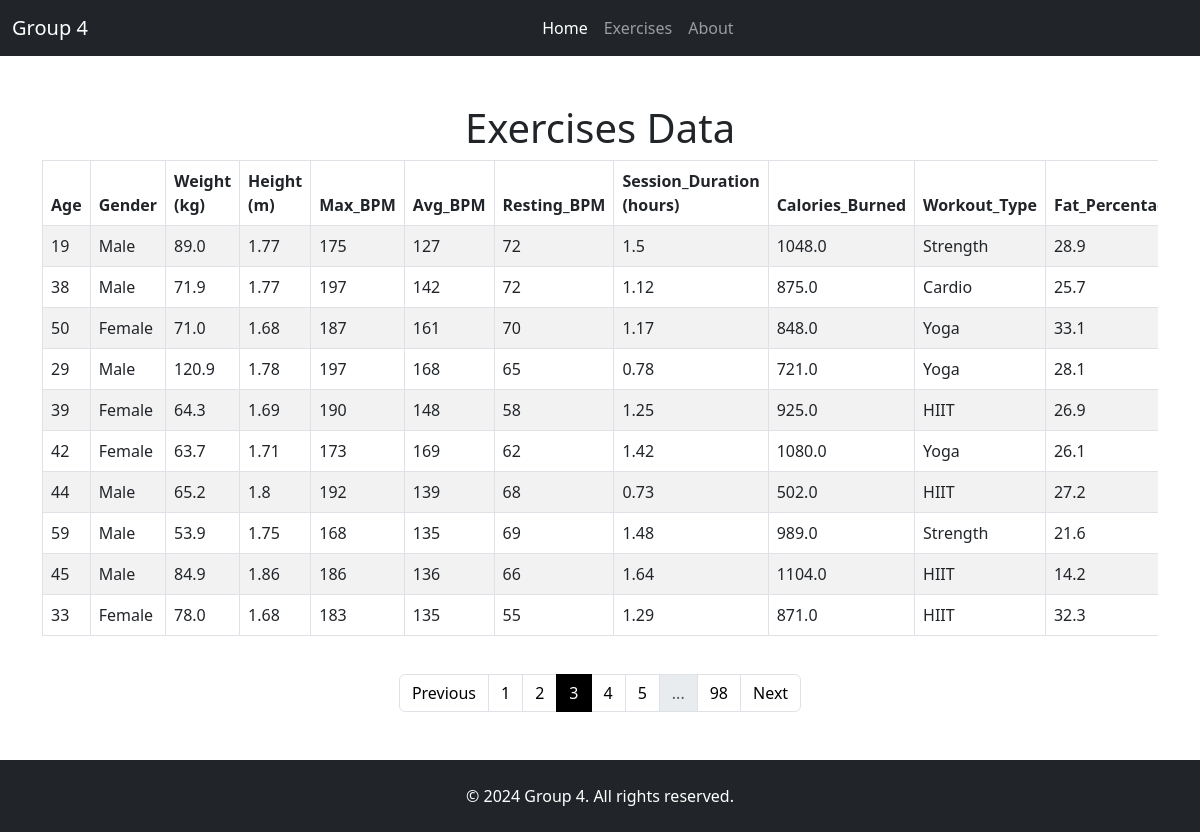
/?page=3, run on the app's committed database.
### tables this page shows
CREATE TABLE "exerices" (
"Age" INTEGER,
  "Gender" TEXT,
  "Weight (kg)" REAL,
  "Height (m)" REAL,
  "Max_BPM" INTEGER,
  "Avg_BPM" INTEGER,
  "Resting_BPM" INTEGER,
  "Session_Duration (hours)" REAL,
  "Calories_Burned" REAL,
  "Workout_Type" TEXT,
  "Fat_Percentage" REAL,
  "Water_Intake (liters)" REAL,
  "Workout_Frequency (days/week)" INTEGER,
  "Experience_Level" INTEGER,
  "BMI" REAL
);

### app.py (the view)
@app.route('/')
def index():
    page = int(request.args.get('page', 1))  # Get the current page number, default is 1
    per_page = 10  # Number of rows per page
    conn = get_db_connection()
    total_rows = conn.execute('SELECT COUNT(*) FROM exerices').fetchone()[0]
    total_pages = (total_rows + per_page - 1) // per_page  # Calculate total pages
    start = (page - 1) * per_page
    data = conn.execute('SELECT * FROM exerices LIMIT ? OFFSET ?', (per_page, start)).fetchall()
    conn.close()
    return render_template(
        'index.html',
        title="Home",
        data=data,
        page=page,
        total_pages=total_pages
    )

### app.py (called while the page is built)
def get_db_connection():
    conn = sqlite3.connect(DATABASE)
    conn.row_factory = sqlite3.Row
    return conn

### templates/index.html (shortened to what this page needs)
{% include 'header.html' %}
<div class="container mt-5">
    <h1 class="text-center">Exercises Data</h1>
    <div class="table-responsive">
        <table class="table table-striped table-bordered">
            <thead>
                <tr>
                    {% for column in data[0].keys() %}
                    <th>{{ column }}</th>
                    {% endfor %}
                </tr>
            </thead>
            <tbody>
                {% for row in data %}
                <tr>
                    {% for column in row.keys() %}
                    <td>{{ row[column] }}</td>
                    {% endfor %}
                </tr>
                {% endfor %}
            </tbody>
        </table>
    </div>
    <nav class="paginated">
        <ul class="pagination justify-content-center pagination_color">
            {% if page > 1 %}
            <li class="page-item">
                <a class="page-link" href="?page={{ page - 1 }}">Previous</a>
            </li>
            {% endif %}
            {% for p in range(page - 2, page + 3) %}
            {% if p > 0 and p <= total_pages %}
            <li class="page-item {% if p == page %}active{% endif %}">
                <a class="page-link" href="?page={{ p }}">{{ p }}</a>
            </li>
            {% endif %}
            {% endfor %}
            {% if page < total_pages - 2 %}
            {% if page < total_pages - 3 %}
            <li class="page-item disabled">
                <span class="page-link">...</span>
            </li>
            {% endif %}
            <li class="page-item">
                <a class="page-link" href="?page={{ total_pages }}">{{ total_pages }}</a>
            </li>
            {% endif %}
            {% if page < total_pages %}
            <li class="page-item">
                <a class="page-link" href="?page={{ page + 1 }}">Next</a>
            </li>
            {% endif %}
        </ul>
    </nav>
</div>
{% include 'footer.html' %}

### static/assets/css/custom.css (style rules this page uses)
.paginated { margin-top: 2%; }
.active>.page-link, .page-link.active { z-index: 3; color: #ffff; background-color: #000000 ; border-color: #000000; }
.page-link { color: black; }

### data on the page
exerices: Age "19" "Male" "89.0" "1.77" "175" "127" "72" "1.5" "1048.0" "Strength" "28.9"
exerices: Age "38" "Male" "71.9" "1.77" "197" "142" "72" "1.12" "875.0" "Cardio" "25.7"
exerices: Age "50" "Female" "71.0" "1.68" "187" "161" "70" "1.17" "848.0" "Yoga" "33.1"
exerices: Age "29" "Male" "120.9" "1.78" "197" "168" "65" "0.78" "721.0" "Yoga" "28.1"
exerices: Age "39" "Female" "64.3" "1.69" "190" "148" "58" "1.25" "925.0" "HIIT" "26.9"
exerices: Age "42" "Female" "63.7" "1.71" "173" "169" "62" "1.42" "1080.0" "Yoga" "26.1"
exerices: Age "44" "Male" "65.2" "1.8" "192" "139" "68" "0.73" "502.0" "HIIT" "27.2"
exerices: Age "59" "Male" "53.9" "1.75" "168" "135" "69" "1.48" "989.0" "Strength" "21.6"
exerices: Age "45" "Male" "84.9" "1.86" "186" "136" "66" "1.64" "1104.0" "HIIT" "14.2"
exerices: Age "33" "Female" "78.0" "1.68" "183" "135" "55" "1.29" "871.0" "HIIT" "32.3"

### other printed values
{{ column }} "Age" "Gender" "Weight (kg)" "Height (m)" "Max_BPM" "Avg_BPM" "Resting_BPM" "Session_Duration (hours)" "Calories_Burned" "Workout_Type"
{{ p }} "1" "2" "3" "4" "5"
{{ total_pages }} "98"
